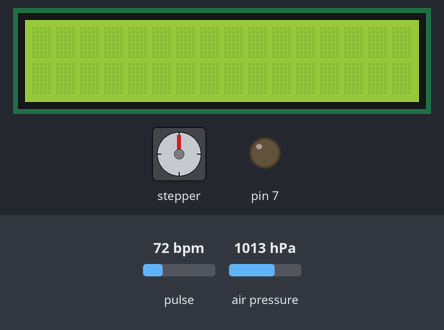
The sketch below on a simulated Arduino Uno, built with avr-gcc and run on an emulated ATmega328P. On the bench: stepper motor, 16×2 character LCD, output pins drawn as LEDs (lit = HIGH). Wiring (inferred from the names in the program): stepper motor driver (80 steps per turn assumed): step pin 13; direction pin 12. The inputs (shaded band) are chosen by the test bench; at power-on: air pressure 1013 hPa, pulse 72 bpm. Pins used as bus, display or sensor lines are not drawn; what the sketch prints to the serial monitor is not drawn.

Above: at 1.2 s.
1.3 s: air pressure set to 952 hPa
At 4.0 s:
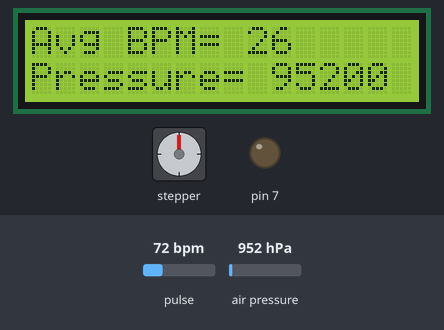
4.3 s: pulse set to 62 bpm
At 7.1 s:
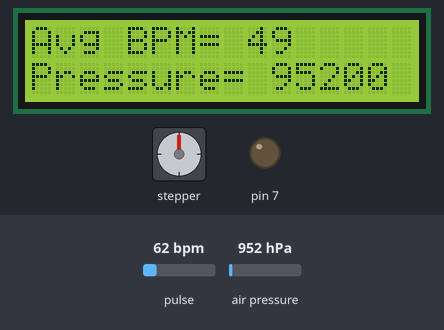
7.2 s: pulse set to 58 bpm
10.2 s: pulse set to 70 bpm
At 12.0 s:
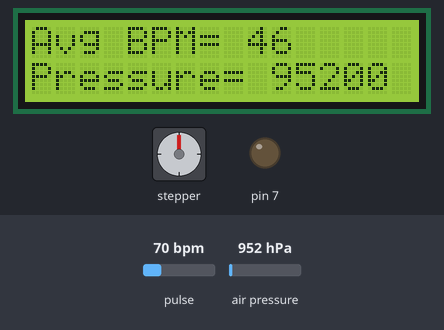
12.5 s: pulse set to 42 bpm
At 14.7 s:
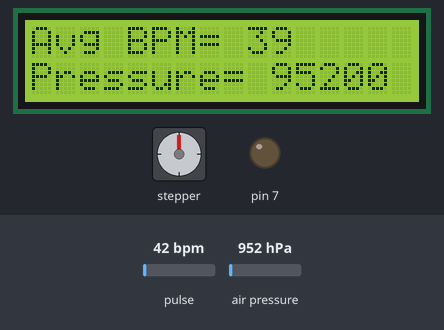
Timing chart, 0 to 16.1 s (numbered marks = the images above; inputs shaded):
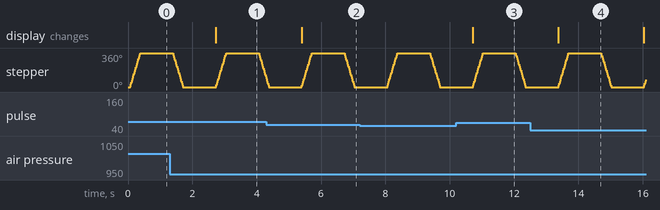

The sketch:

ETP5.ino
```cpp
/*
  Optical Heart Rate Detection (PBA Algorithm) using the MAX30105 Breakout
  By: Nathan Seidle @ SparkFun Electronics
  Date: October 2nd, 2016
  https://github.com/sparkfun/MAX30105_Breakout

  This is a demo to show the reading of heart rate or beats per minute (BPM) using
  a Penpheral Beat Amplitude (PBA) algorithm.

  It is best to attach the sensor to your finger using a rubber band or other tightening
  device. Humans are generally bad at applying constant pressure to a thing. When you
  press your finger against the sensor it varies enough to cause the blood in your
  finger to flow differently which causes the sensor readings to go wonky.

  Hardware Connections (Breakoutboard to Arduino):
  -5V = 5V (3.3V is allowed)
  -GND = GND
  -SDA = A4 (or SDA)
  -SCL = A5 (or SCL)
  -INT = Not connected

  The MAX30105 Breakout can handle 5V or 3.3V I2C logic. We recommend powering the board with 5V
  but it will also run at 3.3V.
*/

#include <Wire.h>
#include "MAX30105.h"
#include <LiquidCrystal.h>
#include "heartRate.h"
#include <Adafruit_BMP085.h>

#define dirPin 12
#define stepPin 13
#define stepsPerRevolution 80

MAX30105 particleSensor;

int Contrast = 30;
LiquidCrystal lcd(11, 10, 5, 4, 3, 2);
Adafruit_BMP085 bmp;

const byte RATE_SIZE = 4; //Increase this for more averaging. 4 is good.
byte rates[RATE_SIZE]; //Array of heart rates
byte rateSpot = 0;
long lastBeat = 0; //Time at which the last beat occurred

float beatsPerMinute;
int beatAvg;
long irValue;
long delta;


int diff;
int sec;
int intime;


void setup()
{
  //motor pins setup
  pinMode(dirPin,OUTPUT);
  pinMode(stepPin,OUTPUT);

  analogWrite(7, Contrast);
  lcd.begin(16, 2);
  Serial.begin(115200);
  Serial.println("Initializing...");

  // Initialize sensor
  if (!particleSensor.begin(Wire, I2C_SPEED_FAST)) //Use default I2C port, 400kHz speed
  {
    Serial.println("MAX30105 was not found. Please check wiring/power. ");
    while (1);
  }
  Serial.println("Place your index finger on the sensor with steady pressure.");

  particleSensor.setup(); //Configure sensor with default settings
  particleSensor.setPulseAmplitudeRed(0x0A); //Turn Red LED to low to indicate sensor is running
  particleSensor.setPulseAmplitudeGreen(0); //Turn off Green LED

  if (!bmp.begin()) {
  Serial.println("Could not find a valid BMP085 sensor, check wiring!");
  while (1) {}
  }
}

void loop()
{
  digitalWrite(dirPin, HIGH);
  for (int i = 0; i < stepsPerRevolution; i++) {
  // These four lines result in 1 step:
  digitalWrite(stepPin, HIGH);
  delayMicroseconds(2000);
  digitalWrite(stepPin, LOW);
  delayMicroseconds(2000);
  }
  delay(1000);

  // Set the spinning direction counterclockwise:
  digitalWrite(dirPin, LOW);

  // Spin the stepper motor 1 revolution quickly:
  for (int i = 0; i < stepsPerRevolution; i++) {
    // These four lines result in 1 step:
    digitalWrite(stepPin, HIGH);
    delayMicroseconds(2000);
    digitalWrite(stepPin, LOW);
    delayMicroseconds(2000);
  }
  intime = millis();
  while(diff < 1000)
  {
    sec = millis();
    diff = sec - intime;
    irValue = particleSensor.getIR();

    if (checkForBeat(irValue) == true)
    {
      //We sensed a beat!
      delta = millis() - lastBeat;
      lastBeat = millis();


      beatsPerMinute = 60 / (delta / 1000.0);

      if (beatsPerMinute < 255 && beatsPerMinute > 20)
      {
        rates[rateSpot++] = (byte)beatsPerMinute; //Store this reading in the array
        rateSpot %= RATE_SIZE; //Wrap variable

        //Take average of readings
        beatAvg = 0;
        for (byte x = 0 ; x < RATE_SIZE ; x++)
          beatAvg += rates[x];
        beatAvg /= RATE_SIZE;
      }
     }

    Serial.print("IR=");
    Serial.print(irValue);
    Serial.print(", BPM=");
    Serial.print(beatsPerMinute);
    Serial.print(", Avg BPM=");
    Serial.print(beatAvg);
    Serial.println();

//  Serial.println(particleSensor.getIR()); //Send raw data to plotter
     Serial.print("Pressure=");
    Serial.print(bmp.readPressure());
    Serial.println();

   }
  lcd.clear();
  lcd.setCursor(0,0);
  Serial.print("hey ");
  Serial.println(irValue);
  if (irValue < 50000){
      lcd.print(" No finger");
  }
  else {
      lcd.setCursor(0, 0);
      lcd.print("Avg BPM= ");
      lcd.print(beatAvg);
      lcd.setCursor(0, 1);
      lcd.print("Pressure= ");
      lcd.print(bmp.readPressure());
  }
    //delay(1000);
   // lcd.clear();

  Serial.println();
  diff=0;
}
```

Measured:
- after the input at 1.3 s, the display: changes after 1.4 s (image 1)
- after the input at 4.3 s, the display: changes after 1.1 s (image 2)
- after the input at 10.2 s, the display: changes after 0.51 s (image 3)
